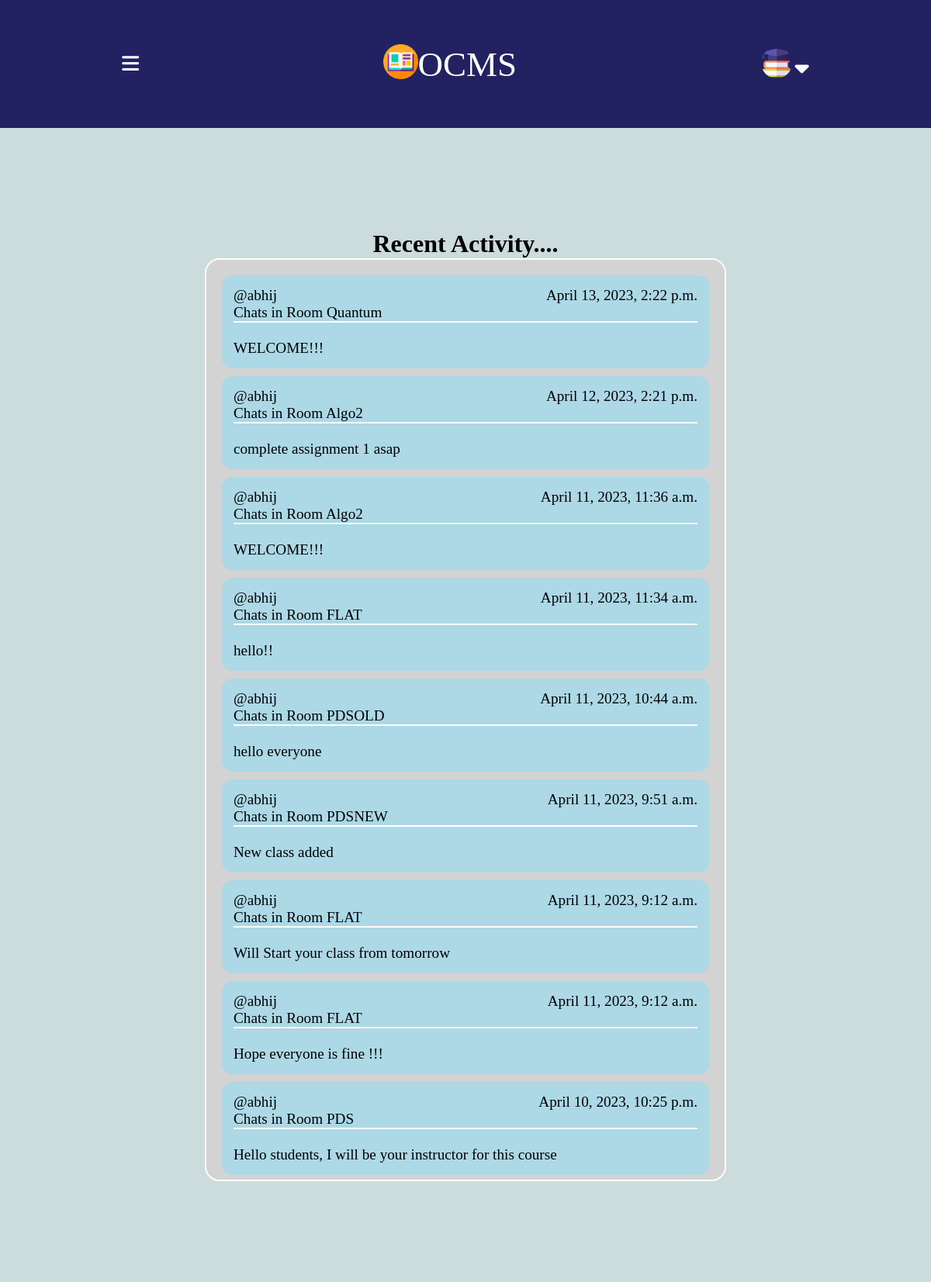
/tactivity/ (signed in), run on the app's committed database.
### base/models.py (models this page shows, shortened)
class Message(models.Model):
    user = models.ForeignKey(User, on_delete=models.CASCADE)
    room = models.ForeignKey(Room, on_delete=models.CASCADE)
    body = models.TextField(max_length=1000)
    updated = models.DateTimeField(auto_now=True)
    created = models.DateTimeField(auto_now_add=True)
    class Meta:
        ordering = ['-updated', 'created']

class User(AbstractUser):
    is_student = models.BooleanField(default=False)
    is_teacher = models.BooleanField(default=False)

class Room(models.Model):
    course_id=models.CharField(max_length=100)
    teacher=models.CharField(max_length=100)
    name = models.CharField(max_length=200) #set it to host.subject_name during declaration by default
    description = models.TextField(null=True, blank=True)
    avatar = models.ImageField(null=True, default="avatar.svg")
    room_code=models.CharField(max_length=100)
    updated = models.DateTimeField(auto_now=True)
    created = models.DateTimeField(auto_now_add=True)
    class Meta:
        ordering = ['-updated', '-created']

### base/views.py (the view)
# urls.py: path("tactivity/",views.tactivity,name="tactivity"),
def tactivity(request):
    messages=Message.objects.filter(user=request.user)
    context={'messages':messages}
    return render(request,'base/tactivity.html',context)

### base/templates/base/tactivity.html (shortened to what this page needs)
{% include 'teacher_main.html' %}
{% block content %}
    <div class="activitycontainer">
        <h1>Recent Activity....</h1>
        <div class="activitybox">
            {% for message in messages %}
               <div class="activitycontent">
                <div class="activityl1">
                <p>@{{message.user}}</p>
                <p>{{message.created}}</p>
                </div>
                <p class="chatroom">Chats in Room {{message.room.name}}</p>
                <br>
                <p>{{message.body}}</p>
            </div>
            {% endfor %}
        </div>
    </div>
    {% endblock content %}
</body>
</html>

### static/styles/portal.css (style rules this page uses)
* { margin: 0; border: 0; box-sizing: border-box; }
body { height: 100vh; width: 100vw; display: flex; flex-direction: column; }
.activitycontainer { width: 100vw; height: 90vh; background-color:#ccdbdb; position: absolute; top: 10vh; display: flex; flex-direction: column; justify-content: center; align-items: center; }
.activitybox { width: 56%; height: 80%; background-color: lightgray; padding: 20px; border-radius: 19px; border: 2px solid white; color: black; font-size: larger; overflow-y: scroll; display: flex; flex-direction: column; gap: 10px; }
.activitycontent { background-color:lightblue; border-radius: 14px; padding: 15px; }
.chatroom { border-bottom: 2px solid white; }
.activityl1 { width: 100%; display: flex; justify-content: space-between; }

### data on the page
Message: user "abhij", created "April 13, 2023, 2:22 p.m.", room.name "Quantum", body "WELCOME!!!"
Message: user "abhij", created "April 12, 2023, 2:21 p.m.", room.name "Algo2", body "complete assignment 1 asap"
Message: user "abhij", created "April 11, 2023, 11:36 a.m.", room.name "Algo2", body "WELCOME!!!"
Message: user "abhij", created "April 11, 2023, 11:34 a.m.", room.name "FLAT", body "hello!!"
Message: user "abhij", created "April 11, 2023, 10:44 a.m.", room.name "PDSOLD", body "hello everyone"
Message: user "abhij", created "April 11, 2023, 9:51 a.m.", room.name "PDSNEW", body "New class added"
Message: user "abhij", created "April 11, 2023, 9:12 a.m.", room.name "FLAT", body "Will Start your class from tomorrow"
Message: user "abhij", created "April 11, 2023, 9:12 a.m.", room.name "FLAT", body "Hope everyone is fine !!!"
Message: user "abhij", created "April 10, 2023, 10:25 p.m.", room.name "PDS", body "Hello students, I will be your instructor for this course"
